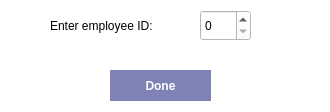
<?xml version="1.0" encoding="UTF-8"?>
<ui version="4.0">
 <class>ManageAttendance</class>
 <widget class="QDialog" name="ManageAttendance">
  <property name="geometry">
   <rect>
    <x>0</x>
    <y>0</y>
    <width>330</width>
    <height>112</height>
   </rect>
  </property>
  <property name="windowTitle">
   <string>Dialog</string>
  </property>
  <property name="styleSheet">
   <string notr="true">background-color: rgb(255, 255, 255);</string>
  </property>
  <widget class="QLabel" name="label">
   <property name="geometry">
    <rect>
     <x>50</x>
     <y>10</y>
     <width>141</width>
     <height>31</height>
    </rect>
   </property>
   <property name="styleSheet">
    <string notr="true">color: black;</string>
   </property>
   <property name="text">
    <string>Enter employee ID: </string>
   </property>
  </widget>
  <widget class="QSpinBox" name="spinBox">
   <property name="geometry">
    <rect>
     <x>200</x>
     <y>10</y>
     <width>51</width>
     <height>31</height>
    </rect>
   </property>
  </widget>
  <widget class="QPushButton" name="pushButton">
   <property name="geometry">
    <rect>
     <x>110</x>
     <y>70</y>
     <width>101</width>
     <height>31</height>
    </rect>
   </property>
   <property name="styleSheet">
    <string notr="true">background-color: rgb(127, 130, 181); 
border: none;
color: white;
font-weight: 500;</string>
   </property>
   <property name="text">
    <string>Done</string>
   </property>
  </widget>
 </widget>
 <resources/>
 <connections/>
</ui>
